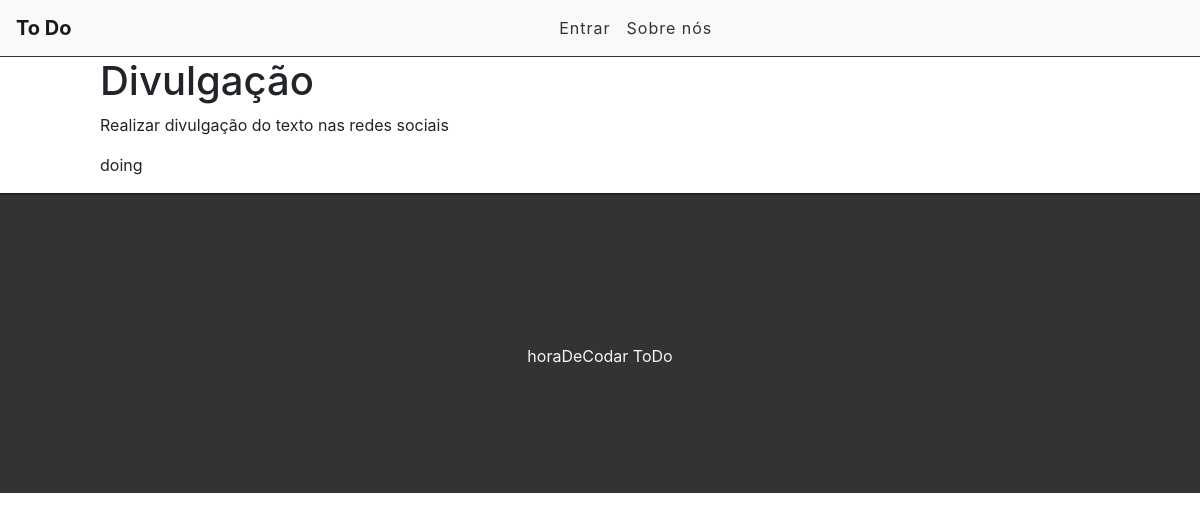
The page /task/6 on the database its author committed.
### tasks/models.py (models this page shows, shortened)
class Task(models.Model):
  STATUS = (
    ('doing', 'Doing'),
    ('done', 'Done'),
    )
  title = models.CharField(max_length=255)
  description = models.TextField()
  done = models.CharField(
    max_length = 5,
    choices = STATUS,
  )
  created_at = models.DateTimeField(auto_now_add=True)
  updated_at = models.DateTimeField(auto_now=True)

### tasks/views.py (the view)
# urls.py: path('task/<int:id>', views.taskView, name='task-view'),
def taskView(request, id):
    task = get_object_or_404(Task, pk=id)
    return render(request, 'tasks/task.html', {'task': task})

### tasks/templates/tasks/task.html (shortened to what this page needs)
{% extends 'tasks/base.html' %}
{% block content %}
<div class="offset-1 col-10 list-div">
  <h1>{{task.title}}</h1>
  <p>{{task.description}}</p>
  <p>{{task.done}}</p>
</div>
{% endblock %}

### tasks/static/css/styles.css (style rules this page uses)
.list-div { padding: 0; }

### rows shown on the page
Task: title "Divulgação", description "Realizar divulgação do texto nas redes sociais", done "doing"
